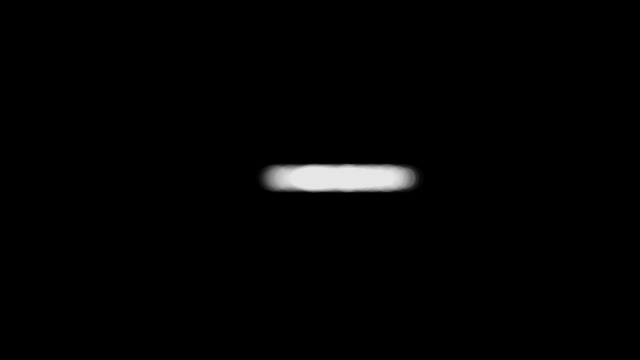
Frame 1 (no input)
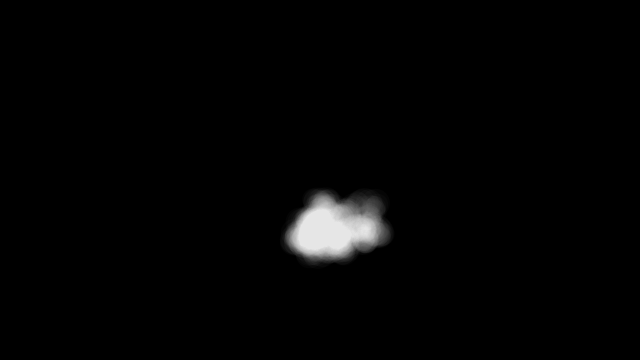
Frame 60 (the mouse pressed at the canvas centre just before this capture)
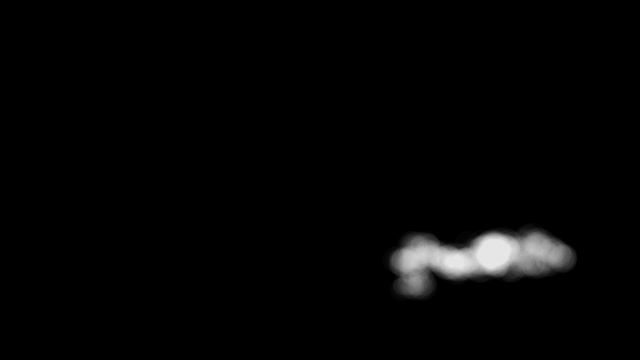
Frame 120 (the mouse held since frame 60 and released just before this capture)

The Processing sketch that drew these frames (run headless with seeded random() and noise(); from frame 60 on, the mouse is pressed at the canvas centre):

// Processing sketch: Puff
// ── Puff.pde
/**
 * Puff
 * by Ira Greenberg.
 * 
 * Series of ellipses simulating a multi-segmented 
 * organism, utilizing a follow the leader algorithm. 
 * Collision detection occurs on the organism's head, 
 * controlling overall direction, and on the individual 
 * body segments, controlling body shape and jitter.
 */

// For puff head
float headX;
float headY;
float speedX = .7;
float speedY = .9;

// For puff body
int cells = 1000;
float[] px= new float[cells];
float[] py= new float[cells];
float[] radiiX = new float[cells];
float[] radiiY = new float[cells];
float[] angle = new float[cells];
float[] frequency = new float[cells];
float[] cellRadius = new float[cells];

void setup() {
  size(640, 360);
  
  // Begin in the center
  headX = width / 2;
  headY = height / 2;
  
  // Fill body arrays
  for (int i = 0; i < cells; i++) {
    radiiX[i] = random(-7, 7);
    radiiY[i] = random(-4, 4);
    frequency[i] = random(-9, 9);
    cellRadius[i] = random(16, 30);
  }
  
  frameRate(30);
}

void draw() {
  background(0);
  noStroke();
  fill(255, 255, 255, 5);
  
  // Follow the leader
  for (int i = 0; i < cells; i++) {
    if (i == 0) {
      px[i] = headX + sin(radians(angle[i])) * radiiX[i];
      py[i] = headY + cos(radians(angle[i])) * radiiY[i];
    } else {
      px[i] = px[i - 1] + cos(radians(angle[i])) * radiiX[i];
      py[i] = py[i - 1] + sin(radians(angle[i])) * radiiY[i];
      
      // Check collision of body
      if (px[i] >= width - cellRadius[i] / 2 || px[i] <= cellRadius[i] / 2) {
        radiiX[i] *= -1;
        cellRadius[i] = random(1, 40);
        frequency[i]= random(-13, 13);
      }
      if (py[i] >= height - cellRadius[i] / 2 || py[i] <= cellRadius[i] / 2) {
        radiiY[i] *= -1;
        cellRadius[i] = random(1, 40);
        frequency[i]= random(-9, 9);
      }
    }
	
    // Draw puff
    ellipse(px[i], py[i], cellRadius[i], cellRadius[i]);
    // Set speed of body
    angle[i] += frequency[i];
  }
  
  // Set velocity of head
  headX += speedX;
  headY += speedY;
  
  // Check boundary collision of head
  if (headX >= width - cellRadius[0] / 2 || headX <= cellRadius[0] / 2) {
    speedX *= -1;
  }
  if (headY >= height - cellRadius[0] / 2 || headY <= cellRadius[0] / 2) {
    speedY *= -1;
  }
}
